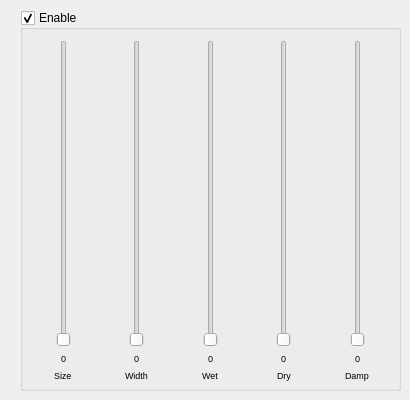
     <widget class="QWidget" name="spatialiserTab">
      <attribute name="title">
       <string>Spatialiser</string>
      </attribute>
      <widget class="QGroupBox" name="spatialiserGroupBox">
       <property name="geometry">
        <rect>
         <x>20</x>
         <y>10</y>
         <width>381</width>
         <height>381</height>
        </rect>
       </property>
       <property name="title">
        <string>Enable</string>
       </property>
       <property name="flat">
        <bool>false</bool>
       </property>
       <property name="checkable">
        <bool>true</bool>
       </property>
       <property name="checked">
        <bool>true</bool>
       </property>
       <widget class="QWidget" name="layoutWidget">
        <property name="geometry">
         <rect>
          <x>10</x>
          <y>30</y>
          <width>361</width>
          <height>341</height>
         </rect>
        </property>
        <layout class="QHBoxLayout" name="horizontalLayout_5">
         <item>
          <layout class="QVBoxLayout" name="verticalLayout_20">
           <item alignment="Qt::AlignHCenter">
            <widget class="QSlider" name="sizeSlider">
             <property name="orientation">
              <enum>Qt::Vertical</enum>
             </property>
            </widget>
           </item>
           <item alignment="Qt::AlignHCenter">
            <widget class="QLabel" name="sizeValue">
             <property name="font">
              <font>
               <pointsize>7</pointsize>
              </font>
             </property>
             <property name="text">
              <string>0</string>
             </property>
            </widget>
           </item>
           <item alignment="Qt::AlignHCenter">
            <widget class="QLabel" name="sizeLabel">
             <property name="font">
              <font>
               <pointsize>7</pointsize>
              </font>
             </property>
             <property name="text">
              <string>Size</string>
             </property>
            </widget>
           </item>
          </layout>
         </item>
         <item>
          <layout class="QVBoxLayout" name="verticalLayout_21">
           <item alignment="Qt::AlignHCenter">
            <widget class="QSlider" name="widthSlider">
             <property name="orientation">
              <enum>Qt::Vertical</enum>
             </property>
            </widget>
           </item>
           <item alignment="Qt::AlignHCenter">
            <widget class="QLabel" name="widthValue">
             <property name="font">
              <font>
               <pointsize>7</pointsize>
              </font>
             </property>
             <property name="text">
              <string>0</string>
             </property>
            </widget>
           </item>
           <item alignment="Qt::AlignHCenter">
            <widget class="QLabel" name="widthLabel">
             <property name="font">
              <font>
               <pointsize>7</pointsize>
              </font>
             </property>
             <property name="text">
              <string>Width</string>
             </property>
            </widget>
           </item>
          </layout>
         </item>
         <item>
          <layout class="QVBoxLayout" name="verticalLayout_22">
           <item alignment="Qt::AlignHCenter">
            <widget class="QSlider" name="wetSlider">
             <property name="orientation">
              <enum>Qt::Vertical</enum>
             </property>
            </widget>
           </item>
           <item alignment="Qt::AlignHCenter">
            <widget class="QLabel" name="wetValue">
             <property name="font">
              <font>
               <pointsize>7</pointsize>
              </font>
             </property>
             <property name="text">
              <string>0</string>
             </property>
            </widget>
           </item>
           <item alignment="Qt::AlignHCenter">
            <widget class="QLabel" name="wetLabel">
             <property name="font">
              <font>
               <pointsize>7</pointsize>
              </font>
             </property>
             <property name="text">
              <string>Wet</string>
             </property>
            </widget>
           </item>
          </layout>
         </item>
         <item>
          <layout class="QVBoxLayout" name="verticalLayout_23">
           <item alignment="Qt::AlignHCenter">
            <widget class="QSlider" name="drySlider">
             <property name="minimum">
              <number>0</number>
             </property>
             <property name="orientation">
              <enum>Qt::Vertical</enum>
             </property>
            </widget>
           </item>
           <item alignment="Qt::AlignHCenter">
            <widget class="QLabel" name="dryValue">
             <property name="font">
              <font>
               <pointsize>7</pointsize>
              </font>
             </property>
             <property name="text">
              <string>0</string>
             </property>
            </widget>
           </item>
           <item alignment="Qt::AlignHCenter">
            <widget class="QLabel" name="dryLabel">
             <property name="font">
              <font>
               <pointsize>7</pointsize>
              </font>
             </property>
             <property name="text">
              <string>Dry</string>
             </property>
            </widget>
           </item>
          </layout>
         </item>
         <item>
          <layout class="QVBoxLayout" name="verticalLayout_24">
           <item alignment="Qt::AlignHCenter">
            <widget class="QSlider" name="dampSlider">
             <property name="orientation">
              <enum>Qt::Vertical</enum>
             </property>
            </widget>
           </item>
           <item alignment="Qt::AlignHCenter">
            <widget class="QLabel" name="dampValue">
             <property name="font">
              <font>
               <pointsize>7</pointsize>
              </font>
             </property>
             <property name="text">
              <string>0</string>
             </property>
            </widget>
           </item>
           <item alignment="Qt::AlignHCenter">
            <widget class="QLabel" name="dampLabel">
             <property name="font">
              <font>
               <pointsize>7</pointsize>
              </font>
             </property>
             <property name="text">
              <string>Damp</string>
             </property>
            </widget>
           </item>
          </layout>
         </item>
        </layout>
       </widget>
      </widget>
     </widget>
